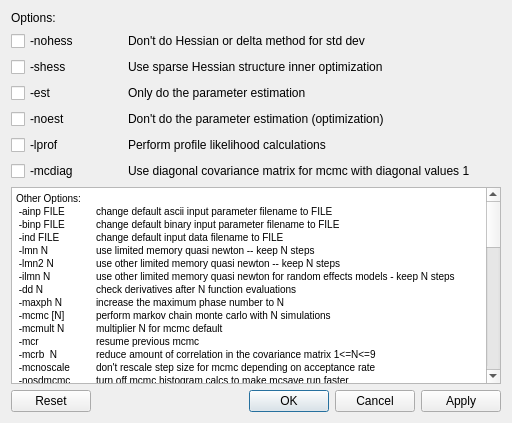
<?xml version="1.0" encoding="UTF-8"?>
<ui version="4.0">
 <class>Dialog_runoptions</class>
 <widget class="QDialog" name="Dialog_runoptions">
  <property name="geometry">
   <rect>
    <x>0</x>
    <y>0</y>
    <width>512</width>
    <height>423</height>
   </rect>
  </property>
  <property name="windowTitle">
   <string>Dialog</string>
  </property>
  <layout class="QGridLayout" name="gridLayout">
   <item row="6" column="1" colspan="2">
    <widget class="QLabel" name="label_mcdiag">
     <property name="text">
      <string>Use diagonal covariance matrix for mcmc with diagonal values 1</string>
     </property>
    </widget>
   </item>
   <item row="3" column="0">
    <widget class="QCheckBox" name="checkBox_est">
     <property name="text">
      <string>-est</string>
     </property>
    </widget>
   </item>
   <item row="1" column="1" colspan="2">
    <widget class="QLabel" name="label_nohess">
     <property name="text">
      <string>Don't do Hessian or delta method for std dev</string>
     </property>
    </widget>
   </item>
   <item row="7" column="0" colspan="3">
    <widget class="QTextBrowser" name="textBrowser_options">
     <property name="html">
      <string>&lt;!DOCTYPE HTML PUBLIC &quot;-//W3C//DTD HTML 4.0//EN&quot; &quot;http://www.w3.org/TR/REC-html40/strict.dtd&quot;&gt;
&lt;html&gt;&lt;head&gt;&lt;meta name=&quot;qrichtext&quot; content=&quot;1&quot; /&gt;&lt;style type=&quot;text/css&quot;&gt;
p, li { white-space: pre-wrap; }
&lt;/style&gt;&lt;/head&gt;&lt;body style=&quot; font-family:'MS Shell Dlg 2'; font-size:7.8pt; font-weight:400; font-style:normal;&quot;&gt;
&lt;p style=&quot; margin-top:0px; margin-bottom:0px; margin-left:0px; margin-right:0px; -qt-block-indent:0; text-indent:0px;&quot;&gt;Other Options:&lt;/p&gt;
&lt;p style=&quot; margin-top:0px; margin-bottom:0px; margin-left:0px; margin-right:0px; -qt-block-indent:0; text-indent:0px;&quot;&gt; -ainp FILE	change default ascii input parameter filename to FILE&lt;/p&gt;
&lt;p style=&quot; margin-top:0px; margin-bottom:0px; margin-left:0px; margin-right:0px; -qt-block-indent:0; text-indent:0px;&quot;&gt; -binp FILE	change default binary input parameter filename to FILE&lt;/p&gt;
&lt;p style=&quot; margin-top:0px; margin-bottom:0px; margin-left:0px; margin-right:0px; -qt-block-indent:0; text-indent:0px;&quot;&gt; -ind FILE	change default input data filename to FILE&lt;/p&gt;
&lt;p style=&quot; margin-top:0px; margin-bottom:0px; margin-left:0px; margin-right:0px; -qt-block-indent:0; text-indent:0px;&quot;&gt; -lmn N	use limited memory quasi newton -- keep N steps&lt;/p&gt;
&lt;p style=&quot; margin-top:0px; margin-bottom:0px; margin-left:0px; margin-right:0px; -qt-block-indent:0; text-indent:0px;&quot;&gt; -lmn2 N	use other limited memory quasi newton -- keep N steps&lt;/p&gt;
&lt;p style=&quot; margin-top:0px; margin-bottom:0px; margin-left:0px; margin-right:0px; -qt-block-indent:0; text-indent:0px;&quot;&gt; -ilmn N	use other limited memory quasi newton for random effects models - keep N steps&lt;/p&gt;
&lt;p style=&quot; margin-top:0px; margin-bottom:0px; margin-left:0px; margin-right:0px; -qt-block-indent:0; text-indent:0px;&quot;&gt; -dd N 	check derivatives after N function evaluations&lt;/p&gt;
&lt;p style=&quot; margin-top:0px; margin-bottom:0px; margin-left:0px; margin-right:0px; -qt-block-indent:0; text-indent:0px;&quot;&gt; -maxph N	increase the maximum phase number to N&lt;/p&gt;
&lt;p style=&quot; margin-top:0px; margin-bottom:0px; margin-left:0px; margin-right:0px; -qt-block-indent:0; text-indent:0px;&quot;&gt; -mcmc [N]	perform markov chain monte carlo with N simulations&lt;/p&gt;
&lt;p style=&quot; margin-top:0px; margin-bottom:0px; margin-left:0px; margin-right:0px; -qt-block-indent:0; text-indent:0px;&quot;&gt; -mcmult N	multiplier N for mcmc default&lt;/p&gt;
&lt;p style=&quot; margin-top:0px; margin-bottom:0px; margin-left:0px; margin-right:0px; -qt-block-indent:0; text-indent:0px;&quot;&gt; -mcr 	resume previous mcmc&lt;/p&gt;
&lt;p style=&quot; margin-top:0px; margin-bottom:0px; margin-left:0px; margin-right:0px; -qt-block-indent:0; text-indent:0px;&quot;&gt; -mcrb  N 	reduce amount of correlation in the covariance matrix 1&amp;lt;=N&amp;lt;=9&lt;/p&gt;
&lt;p style=&quot; margin-top:0px; margin-bottom:0px; margin-left:0px; margin-right:0px; -qt-block-indent:0; text-indent:0px;&quot;&gt; -mcnoscale	don't rescale step size for mcmc depending on acceptance rate&lt;/p&gt;
&lt;p style=&quot; margin-top:0px; margin-bottom:0px; margin-left:0px; margin-right:0px; -qt-block-indent:0; text-indent:0px;&quot;&gt; -nosdmcmc 	turn off mcmc histogram calcs to make mcsave run faster&lt;/p&gt;
&lt;p style=&quot; margin-top:0px; margin-bottom:0px; margin-left:0px; margin-right:0px; -qt-block-indent:0; text-indent:0px;&quot;&gt; -mcprobe N 	use probing strategy for mcmc with factor N&lt;/p&gt;
&lt;p style=&quot; margin-top:0px; margin-bottom:0px; margin-left:0px; margin-right:0px; -qt-block-indent:0; text-indent:0px;&quot;&gt; -mcgrope N 	Deprecated, same as -mcprobe&lt;/p&gt;
&lt;p style=&quot; margin-top:0px; margin-bottom:0px; margin-left:0px; margin-right:0px; -qt-block-indent:0; text-indent:0px;&quot;&gt; -mcseed N 	seed for random number generator for markov chain monte carlo&lt;/p&gt;
&lt;p style=&quot; margin-top:0px; margin-bottom:0px; margin-left:0px; margin-right:0px; -qt-block-indent:0; text-indent:0px;&quot;&gt; -mcscale N 	rescale step size for first N evaluations&lt;/p&gt;
&lt;p style=&quot; margin-top:0px; margin-bottom:0px; margin-left:0px; margin-right:0px; -qt-block-indent:0; text-indent:0px;&quot;&gt; -mcsave N 	save the parameters for every Nth simulation&lt;/p&gt;
&lt;p style=&quot; margin-top:0px; margin-bottom:0px; margin-left:0px; margin-right:0px; -qt-block-indent:0; text-indent:0px;&quot;&gt; -mceval 	go through the saved mcmc values from a previous mcsave&lt;/p&gt;
&lt;p style=&quot; margin-top:0px; margin-bottom:0px; margin-left:0px; margin-right:0px; -qt-block-indent:0; text-indent:0px;&quot;&gt; -mcu 	use uniformaly distributed steps for mcmc instead of random normal&lt;/p&gt;
&lt;p style=&quot; margin-top:0px; margin-bottom:0px; margin-left:0px; margin-right:0px; -qt-block-indent:0; text-indent:0px;&quot;&gt; -crit N1,N2,... set gradient magnitude convergence criterion to N&lt;/p&gt;
&lt;p style=&quot; margin-top:0px; margin-bottom:0px; margin-left:0px; margin-right:0px; -qt-block-indent:0; text-indent:0px;&quot;&gt; -iprint N 	print out function minimizer report every N iterations&lt;/p&gt;
&lt;p style=&quot; margin-top:0px; margin-bottom:0px; margin-left:0px; margin-right:0px; -qt-block-indent:0; text-indent:0px;&quot;&gt; -maxfn N1,N2,.. set maximum number opf function eval's to N&lt;/p&gt;
&lt;p style=&quot; margin-top:0px; margin-bottom:0px; margin-left:0px; margin-right:0px; -qt-block-indent:0; text-indent:0px;&quot;&gt; -rs 	if function minimizer can't make progress rescale and try again&lt;/p&gt;
&lt;p style=&quot; margin-top:0px; margin-bottom:0px; margin-left:0px; margin-right:0px; -qt-block-indent:0; text-indent:0px;&quot;&gt; -nox 	suppress vector and gradient values in minimizer screen report&lt;/p&gt;
&lt;p style=&quot; margin-top:0px; margin-bottom:0px; margin-left:0px; margin-right:0px; -qt-block-indent:0; text-indent:0px;&quot;&gt; -phase N 	start minimization in phase N&lt;/p&gt;
&lt;p style=&quot; margin-top:0px; margin-bottom:0px; margin-left:0px; margin-right:0px; -qt-block-indent:0; text-indent:0px;&quot;&gt; -simplex 	use simplex for minimization -- deprecated, use -neldmead&lt;/p&gt;
&lt;p style=&quot; margin-top:0px; margin-bottom:0px; margin-left:0px; margin-right:0px; -qt-block-indent:0; text-indent:0px;&quot;&gt; -neldmead 	use Nelder-Mead simplex algorithm for minimization&lt;/p&gt;
&lt;p style=&quot; margin-top:0px; margin-bottom:0px; margin-left:0px; margin-right:0px; -qt-block-indent:0; text-indent:0px;&quot;&gt; -eigvec 	calculate eigenvectors of the Hessian&lt;/p&gt;
&lt;p style=&quot; margin-top:0px; margin-bottom:0px; margin-left:0px; margin-right:0px; -qt-block-indent:0; text-indent:0px;&quot;&gt; -sdonly 	do delta method for std dev estimates without redoing hessian&lt;/p&gt;
&lt;p style=&quot; margin-top:0px; margin-bottom:0px; margin-left:0px; margin-right:0px; -qt-block-indent:0; text-indent:0px;&quot;&gt; -ams N 	set arrmblsize to N (ARRAY_MEMBLOCK_SIZE)&lt;/p&gt;
&lt;p style=&quot; margin-top:0px; margin-bottom:0px; margin-left:0px; margin-right:0px; -qt-block-indent:0; text-indent:0px;&quot;&gt; -cbs N  	set CMPDIF_BUFFER_SIZE to N (ARRAY_MEMBLOCK_SIZE)&lt;/p&gt;
&lt;p style=&quot; margin-top:0px; margin-bottom:0px; margin-left:0px; margin-right:0px; -qt-block-indent:0; text-indent:0px;&quot;&gt; -mno N 	set the maximum number of independent variables to N&lt;/p&gt;
&lt;p style=&quot; margin-top:0px; margin-bottom:0px; margin-left:0px; margin-right:0px; -qt-block-indent:0; text-indent:0px;&quot;&gt; -mdl N 	set the maximum number of dvariables to N&lt;/p&gt;
&lt;p style=&quot; margin-top:0px; margin-bottom:0px; margin-left:0px; margin-right:0px; -qt-block-indent:0; text-indent:0px;&quot;&gt; -gbs N 	set GRADSTACK_BUFFER_SIZE to N (ARRAY_MEMBLOCK_SIZE)&lt;/p&gt;
&lt;p style=&quot;-qt-paragraph-type:empty; margin-top:0px; margin-bottom:0px; margin-left:0px; margin-right:0px; -qt-block-indent:0; text-indent:0px;&quot;&gt;&lt;br /&gt;&lt;/p&gt;
&lt;p style=&quot; margin-top:0px; margin-bottom:0px; margin-left:0px; margin-right:0px; -qt-block-indent:0; text-indent:0px;&quot;&gt;Random effects options if applicable&lt;/p&gt;
&lt;p style=&quot; margin-top:0px; margin-bottom:0px; margin-left:0px; margin-right:0px; -qt-block-indent:0; text-indent:0px;&quot;&gt; -nr N  	maximum number of Newton-Raphson steps&lt;/p&gt;
&lt;p style=&quot; margin-top:0px; margin-bottom:0px; margin-left:0px; margin-right:0px; -qt-block-indent:0; text-indent:0px;&quot;&gt; -imaxfn N 	maximum number of evals in quasi-Newton inner optimization&lt;/p&gt;
&lt;p style=&quot; margin-top:0px; margin-bottom:0px; margin-left:0px; margin-right:0px; -qt-block-indent:0; text-indent:0px;&quot;&gt; -is N 	set importance sampling size to N&lt;/p&gt;
&lt;p style=&quot; margin-top:0px; margin-bottom:0px; margin-left:0px; margin-right:0px; -qt-block-indent:0; text-indent:0px;&quot;&gt; -isf N 	set importance sampling size funnel blocks to N&lt;/p&gt;
&lt;p style=&quot; margin-top:0px; margin-bottom:0px; margin-left:0px; margin-right:0px; -qt-block-indent:0; text-indent:0px;&quot;&gt; -isdiag 	print importance sampling diagnostics&lt;/p&gt;
&lt;p style=&quot; margin-top:0px; margin-bottom:0px; margin-left:0px; margin-right:0px; -qt-block-indent:0; text-indent:0px;&quot;&gt; -hybrid 	do hybrid Monte Carlo version of MCMC&lt;/p&gt;
&lt;p style=&quot; margin-top:0px; margin-bottom:0px; margin-left:0px; margin-right:0px; -qt-block-indent:0; text-indent:0px;&quot;&gt; -hbf  	set the hybrid bounded flag for bounded parameters&lt;/p&gt;
&lt;p style=&quot; margin-top:0px; margin-bottom:0px; margin-left:0px; margin-right:0px; -qt-block-indent:0; text-indent:0px;&quot;&gt; -hyeps  	mean step size for hybrid Monte Carlo&lt;/p&gt;
&lt;p style=&quot; margin-top:0px; margin-bottom:0px; margin-left:0px; margin-right:0px; -qt-block-indent:0; text-indent:0px;&quot;&gt; -hynstep 	number of steps for hybrid Monte Carlo&lt;/p&gt;
&lt;p style=&quot; margin-top:0px; margin-bottom:0px; margin-left:0px; margin-right:0px; -qt-block-indent:0; text-indent:0px;&quot;&gt; -noinit 	do not initialize RE before inner optimization&lt;/p&gt;
&lt;p style=&quot; margin-top:0px; margin-bottom:0px; margin-left:0px; margin-right:0px; -qt-block-indent:0; text-indent:0px;&quot;&gt; -ndi N 	set maximum number of separable calls&lt;/p&gt;
&lt;p style=&quot; margin-top:0px; margin-bottom:0px; margin-left:0px; margin-right:0px; -qt-block-indent:0; text-indent:0px;&quot;&gt; -ndb N 	set number of blocks for RE derivatives (reduce temp file size)&lt;/p&gt;
&lt;p style=&quot; margin-top:0px; margin-bottom:0px; margin-left:0px; margin-right:0px; -qt-block-indent:0; text-indent:0px;&quot;&gt; -ddnr  	use high precision Newton-Raphson, for banded Hessian case only&lt;/p&gt;
&lt;p style=&quot; margin-top:0px; margin-bottom:0px; margin-left:0px; margin-right:0px; -qt-block-indent:0; text-indent:0px;&quot;&gt; -nrdbg 	verbose reporting for debugging newton-raphson&lt;/p&gt;
&lt;p style=&quot; margin-top:0px; margin-bottom:0px; margin-left:0px; margin-right:0px; -qt-block-indent:0; text-indent:0px;&quot;&gt; -mm N  	do minimax optimization&lt;/p&gt;&lt;/body&gt;&lt;/html&gt;</string>
     </property>
    </widget>
   </item>
   <item row="5" column="0">
    <widget class="QCheckBox" name="checkBox_lprof">
     <property name="text">
      <string>-lprof</string>
     </property>
    </widget>
   </item>
   <item row="4" column="1">
    <widget class="QLabel" name="label_noest">
     <property name="text">
      <string>Don't do the parameter estimation (optimization)</string>
     </property>
    </widget>
   </item>
   <item row="4" column="0">
    <widget class="QCheckBox" name="checkBox_noest">
     <property name="text">
      <string>-noest</string>
     </property>
    </widget>
   </item>
   <item row="5" column="1">
    <widget class="QLabel" name="label_lprof">
     <property name="text">
      <string>Perform profile likelihood calculations</string>
     </property>
    </widget>
   </item>
   <item row="0" column="0">
    <widget class="QLabel" name="label_options">
     <property name="text">
      <string>Options:</string>
     </property>
    </widget>
   </item>
   <item row="1" column="0">
    <widget class="QCheckBox" name="checkBox_nohess">
     <property name="text">
      <string>-nohess</string>
     </property>
    </widget>
   </item>
   <item row="8" column="0" colspan="3">
    <widget class="QDialogButtonBox" name="buttonBox">
     <property name="orientation">
      <enum>Qt::Horizontal</enum>
     </property>
     <property name="standardButtons">
      <set>QDialogButtonBox::Apply|QDialogButtonBox::Cancel|QDialogButtonBox::Ok|QDialogButtonBox::Reset</set>
     </property>
    </widget>
   </item>
   <item row="3" column="1">
    <widget class="QLabel" name="label_est">
     <property name="text">
      <string>Only do the parameter estimation</string>
     </property>
    </widget>
   </item>
   <item row="6" column="0">
    <widget class="QCheckBox" name="checkBox_mcdiag">
     <property name="text">
      <string>-mcdiag</string>
     </property>
    </widget>
   </item>
   <item row="2" column="0">
    <widget class="QCheckBox" name="checkBox_shess">
     <property name="text">
      <string>-shess</string>
     </property>
    </widget>
   </item>
   <item row="2" column="1">
    <widget class="QLabel" name="label_shess">
     <property name="text">
      <string>Use sparse Hessian structure inner optimization</string>
     </property>
    </widget>
   </item>
  </layout>
 </widget>
 <resources/>
 <connections>
  <connection>
   <sender>buttonBox</sender>
   <signal>accepted()</signal>
   <receiver>Dialog_runoptions</receiver>
   <slot>accept()</slot>
   <hints>
    <hint type="sourcelabel">
     <x>248</x>
     <y>254</y>
    </hint>
    <hint type="destinationlabel">
     <x>157</x>
     <y>274</y>
    </hint>
   </hints>
  </connection>
  <connection>
   <sender>buttonBox</sender>
   <signal>rejected()</signal>
   <receiver>Dialog_runoptions</receiver>
   <slot>reject()</slot>
   <hints>
    <hint type="sourcelabel">
     <x>316</x>
     <y>260</y>
    </hint>
    <hint type="destinationlabel">
     <x>286</x>
     <y>274</y>
    </hint>
   </hints>
  </connection>
 </connections>
</ui>
